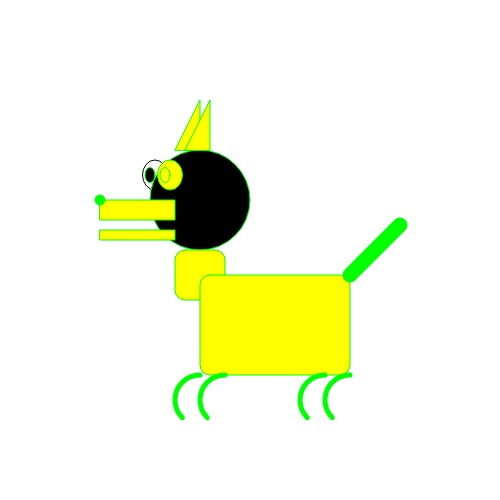
Frame 1 (no input)
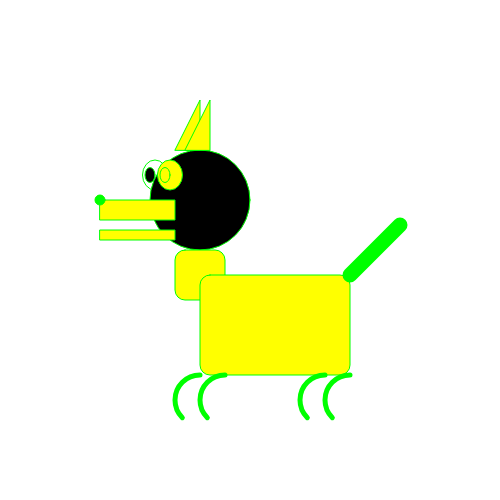
Frame 60 (no input)
Frame 120 (the mouse pressed at the canvas centre since frame 60): identical to frame 60, image omitted

The p5.js sketch that drew these frames (run headless with seeded random() and noise() and a simulated clock; from frame 60 on, the mouse is pressed at the canvas centre):

// p5.js sketch
// ── sketch.js
function setup() {
  // put setup code here
  createCanvas(500,500);
  background("black");
  background(255);
  background(0);
  background(255,255,255);
  background(0,0,0);
  background(255,0,0);
  background("yellow")

}

function draw() {
  // put drawing code here
  background("255");
  strokeWeight(1);
  fill(255,255,255);

  //first eye
  ellipse(155,175,25,30);
  fill(0);
  stroke(0,255,0);

  //first pupil
  ellipse(150,175,10,15);

  // head
  ellipse(200,200,100,100);
  fill("yellow")

  // mouth
  rect(100,200,75,20);
  rect(100,230,75,10);

  //nose
  ellipse(100,200,10,10);

  strokeWeight(10);
  point(100,200);

  strokeWeight(1);
  //second eye
  ellipse(170,175,25,30);

  //second pupil
  ellipse(165,175,10,15);

  //neck
  rect(175,250,50,50,10);

  //body
  rect(200,275,150,100,10);

  //ears
  triangle(175,150,200,100,200,150);
  triangle(175+10,150,200+10,100,200+10,150);

  //tail
  strokeWeight(15);
  line(350,275, 350+50, 275-50);

  noFill(255)
  strokeWeight(5);
  angleMode(DEGREES);
  arc(200,400,50,50,135,270);
  arc(225,400,50,50,135,270);
  arc(325,400,50,50,135,270);
  arc(350,400,50,50,135,270);



}
